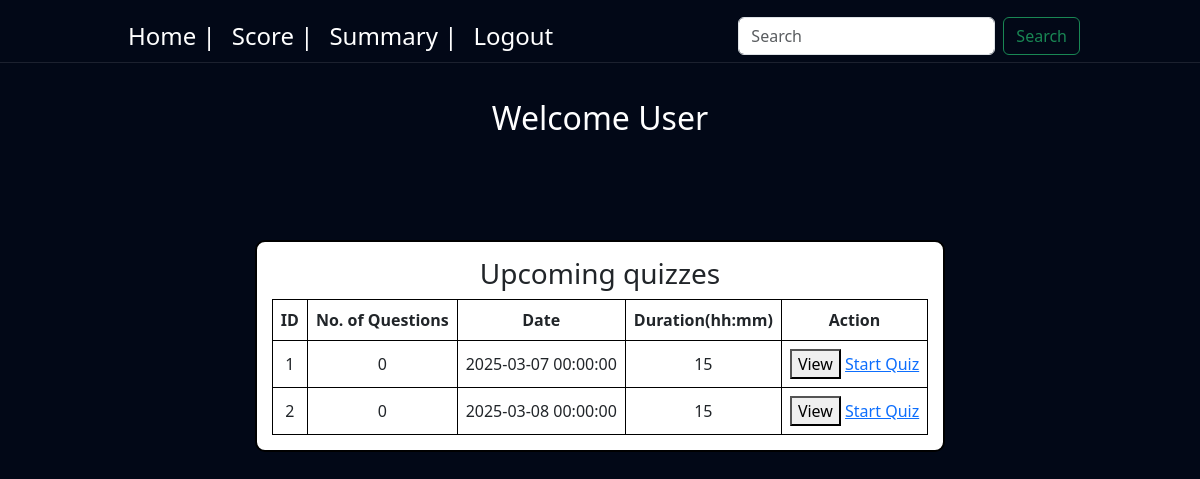
/user_dashboard, run on an earlier commit of the app's database.
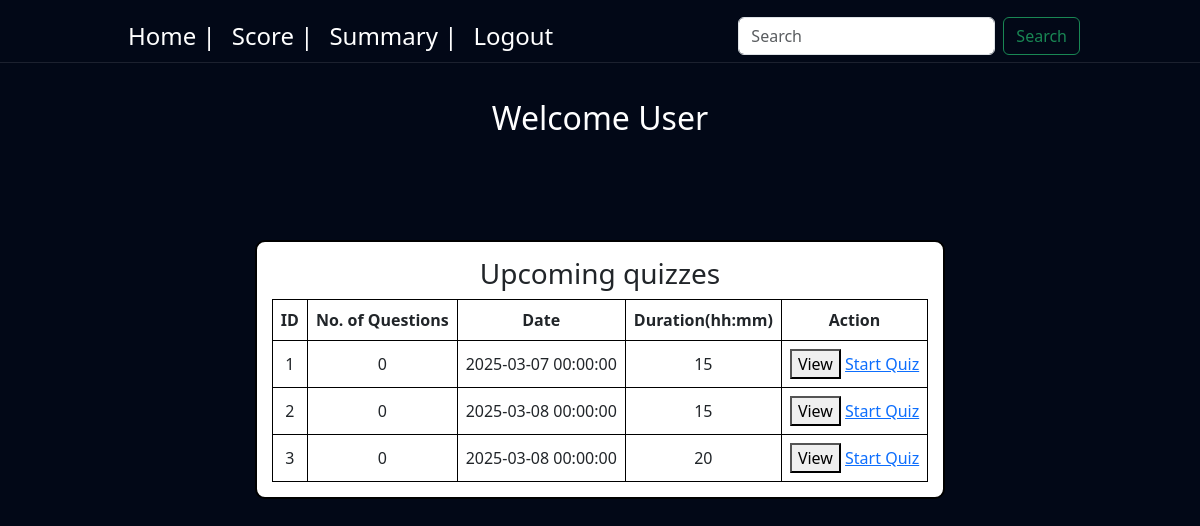
And on a later commit of the database.
### controller/models.py (models this page shows)
class Quiz(db.Model):
    id = db.Column(db.Integer, primary_key=True, autoincrement=True)
    title = db.Column(db.String(255), nullable=False)
    chapter_id = db.Column(db.Integer, db.ForeignKey('chapter.id'), nullable=False)
    date_of_quiz = db.Column(db.DateTime, nullable=False)
    time_duration = db.Column(db.String(10), nullable=False)
    remarks = db.Column(db.String(500))
    questions = db.relationship('Question', backref='quiz', lazy=True)

### controller/routes.py (the view)
@app.route('/user_dashboard')
def user_dashboard():
    quizzes = db.session.query(
        Quiz.id,
        Quiz.title,
        Chapter.name.label("chapter_name"),
        Subject.name.label("subject_name"),  # Fetch subject name
        Quiz.date_of_quiz,
        Quiz.time_duration
    ).join(Chapter, Quiz.chapter_id == Chapter.id) \
     .join(Subject, Chapter.subject_id == Subject.id) \
     .all()
    return render_template('user_dashboard.html', quizzes=quizzes, user = current_user)

### templates/user_dashboard.html (shortened to what this page needs)
<!DOCTYPE html>
<html lang="en">
<head>
    {% block bootstrap_css %}
    <link href="https://cdn.jsdelivr.net/npm/bootstrap@5.3.3/dist/css/bootstrap.min.css" rel="stylesheet"
>
    {% endblock %}
    {% block custom_css %}
    <link rel="stylesheet" href="{{ url_for('static', filename='styles.css') }}">
    {% endblock %}
</head>
<body>
    {% include 'navbar2.html' %}
    <div class="background">
    <div class="heading-sec">
        <h2>Welcome User</h2>
    </div>
    <div class="container">
        <div class="subjects-container">
            <div class="quiz-box">
                <h3>Upcoming quizzes</h3>
                <table>
                    <thead>
                        <tr>
                            <th>ID</th>
                            <th>No. of Questions</th>
                            <th>Date</th>
                            <th>Duration(hh:mm)</th>
                            <th>Action</th>
                        </tr>
                    </thead>
                    <tbody>
                        {% for quiz in quizzes %}
                        <tr>
                            <td>{{ quiz.id }}</td>
                            <td>{{ quiz.questions|length }}</td>
                            <td>{{ quiz.date_of_quiz }}</td>
                            <td>{{ quiz.time_duration }}</td>
                            <td>
                                <button onclick="viewQuizDetails('{{ quiz.id }}', '{{ quiz.subject_name }}', '{{ quiz.chapter_name }}', '{{ quiz.questions|length }}', '{{ quiz.date_of_quiz }}', '{{ quiz.time_duration }}')">View</button>
                                <a href="{{url_for('quiz', quiz_id=quiz.id)}}">Start Quiz</a></td>
                        </tr>
                        {% endfor %}
                    </tbody>
                </table>
        </div>
    </div>
</body>
</html>

### templates/navbar2.html
<nav class="navbar navbar-expand-lg fixed-top" style="padding: 0 108px; margin-top: 10px; margin-bottom: 15px;">
    <div class="container-fluid">
      <div class="collapse navbar-collapse" id="navbarSupportedContent">
        <ul class="navbar-nav me-auto mb-2 mb-lg-0">
          <li class="nav-item">
            <a class="nav-link active" aria-current="page" href="home" style="font-size: x-large;">Home | </a>
          </li>
          <li class="nav-item">
            <a class="nav-link" href="quiz-list" style="font-size: x-large;">Score | </a>
          </li>
          <li class="nav-item">
            <a class="nav-link" href="#" style="font-size: x-large;">Summary | </a>
          </li>
          <li class="nav-item">
            <a class="nav-link" href="#" style="font-size: x-large;">Logout</a>
          </li>
        </ul>
        <form class="d-flex" role="search">
          <input class="form-control me-2" type="search" placeholder="Search" aria-label="Search">
          <button class="btn btn-outline-success" type="submit">Search</button>
        </form>
      </div>
    </div>
  </nav>

### static/styles.css (style rules this page uses)
html, body { height: 100%; margin: 0; padding: 0; overflow-x: auto; background: #020817 ; background-size: 400% 400%; backdrop-filter: blur(10px); scroll-behavior: smooth; }
.navbar { background: #020817 !important; backdrop-filter: blur(10px); border-bottom: 1px solid rgba(255, 255, 255, 0.1); }
.navbar .nav-link, .navbar-brand { color: white !important; }

### templates/user_dashboard.html (style rules this page uses)
.heading-sec { padding-top: 5px; display: flex; justify-content: center; align-items: center; height: 30vh; color: white; font-size: 50px; font-weight: 800; background: #020817 !important; backdrop-filter: blur(10px); text-align: center; }
.container { display: flex; gap: 10px; justify-content: center; text-align: center; }
.subjects-container { display: flex; gap: 20px; flex-wrap: wrap; justify-content: center; }
.quiz-box { border: 2px solid black; padding: 15px; border-radius: 10px; width:fit-content; text-align: center; background-color: white; }
table { width: 100%; border-collapse: collapse; }
table, th, td { border: 1px solid black; }
th, td { padding: 8px; text-align: center; }

What changed in the data, as far as the page shows it:
added Quiz: id "3", questions|length "0", date_of_quiz "2025-03-08 00:00:00", time_duration "20"
